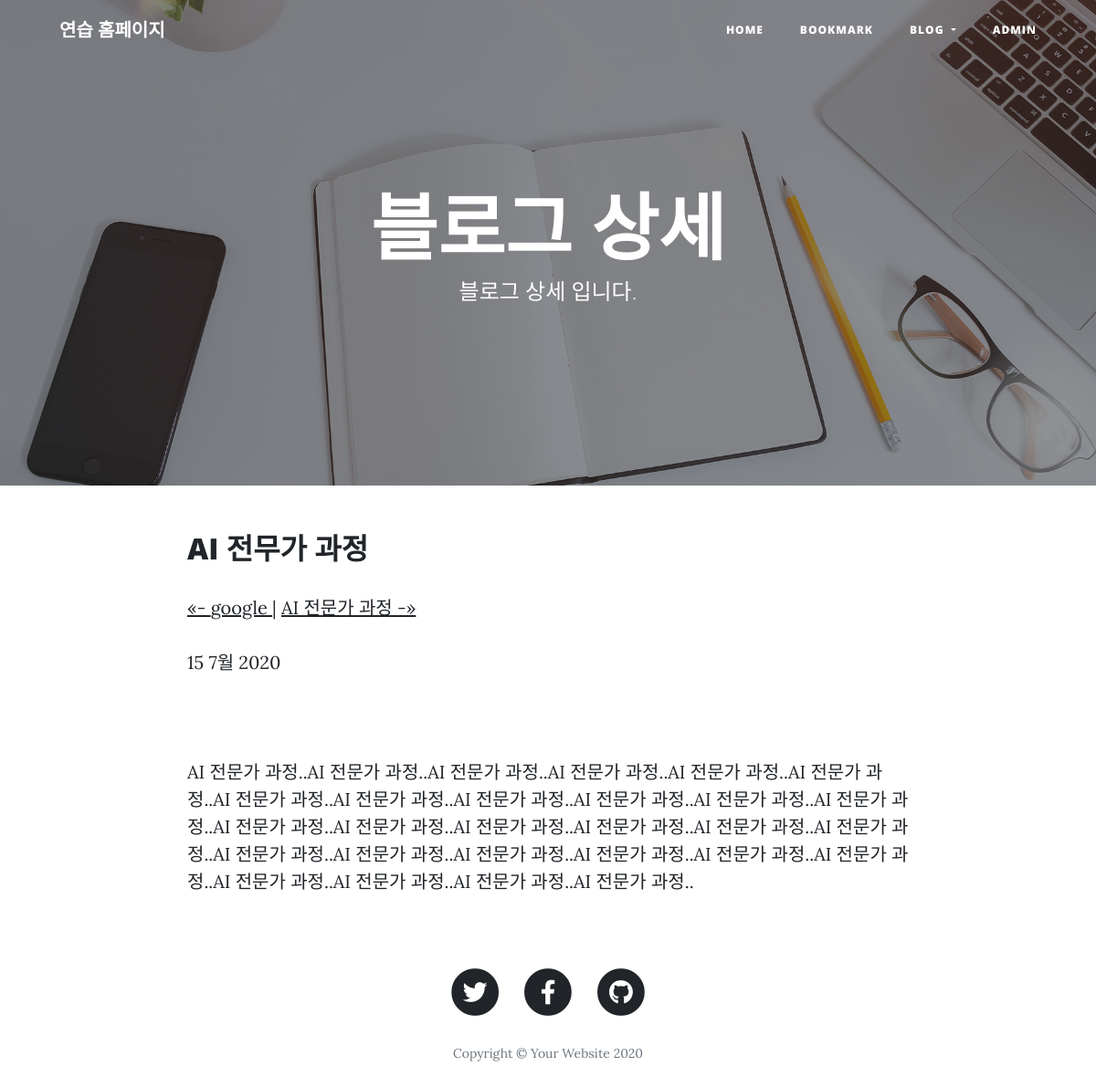
The app's page /blog/post/ai-전무가-과정/ with its own data.
### blog/models.py (models this page shows)
class Post(models.Model):
    title = models.CharField(verbose_name='TITLE', max_length=50)
    slug = models.SlugField('SLUG', unique=True, allow_unicode=True, help_text='one word for title for title alias.')
    description = models.CharField('DESCRIPTION', max_length=100, blank=True, help_text='simple description text.')
    content = models.TextField('CONTENT')
    create_dt = models.DateTimeField('CREATE DATE', auto_now_add=True)
    modify_dt = models.DateTimeField('MODIFY DATE', auto_now=True)
    class Meta:
        verbose_name = 'post'
        verbose_name_plural = 'posts'
        db_table = 'blog_posts'
        ordering = ('-modify_dt',)
    def __str__(self):
        return self.title
    def get_absolute_url(self):
        return reverse('blog:post_detail', args=(self.slug,))
    def get_previous(self):
        return self.get_previous_by_modify_dt()
    def get_next(self):
        return self.get_next_by_modify_dt()

### blog/templates/blog/post_detail.html (shortened to what this page needs)
{% extends 'base.html' %}
{% load static %}
{% block header %}
<header class="masthead" style="background-image: url({% static 'img/home-bg.jpg' %})">
    <div class="overlay"></div>
    <div class="container">
      <div class="row">
        <div class="col-lg-8 col-md-10 mx-auto">
          <div class="site-heading">
            <h1>블로그 상세</h1>
            <span class="subheading">블로그 상세 입니다.</span>
          </div>
        </div>
      </div>
    </div>
  </header>
{% endblock %}
{% block content %}
<div id="content">
    <div class="row">
      <div class="col-lg-8 col-md-10 mx-auto">
        <h2>{{ object.title }}</h2>
        <p>
            {% if object.get_previous %}
            <a href="{{ object.get_previous.get_absolute_url }}" title="View previous post">
                &laquo;- {{ object.get_previous }}
            </a>
            {% endif %}
            {% if object.get_next %}
            | <a href="{{ object.get_next.get_absolute_url }}" title="View next post">
            {{ object.get_next }} -&raquo;
        </a>
            {% endif %}
        </p>
        <p>{{ object.modify_dt|date:"j F Y" }}</p>
        <br>
        <div>
            {{ object.content|linebreaks }}
        </div>
      </div>
    </div>
</div>
{% endblock %}

### records on screen
Post: title "AI 전무가 과정", get_previous "google", get_next "AI 전문가 과정", modify_dt "15 7월 2020", content "AI 전문가 과정..AI 전문가 과정..AI 전문가 과정..AI 전문가 과정..AI 전문가 과정..AI 전문가 과정..AI 전문가 과정..AI 전문가 과정..AI 전문가 과정..AI 전문가 과정..AI 전문가 과정..AI 전문가 과정..AI 전문가 과정..AI 전문가 과정..AI 전문가 과정..AI 전문가 과정..AI 전문가 과정..AI 전문가 과정..AI 전문가 과정..AI 전문가 과정..AI 전문가 과정..AI 전문가 과정..AI 전문가 과정..AI 전문가 과정..AI 전문가 과정..AI 전문가 과정..AI 전문가 과정..AI 전문가 과정.."
